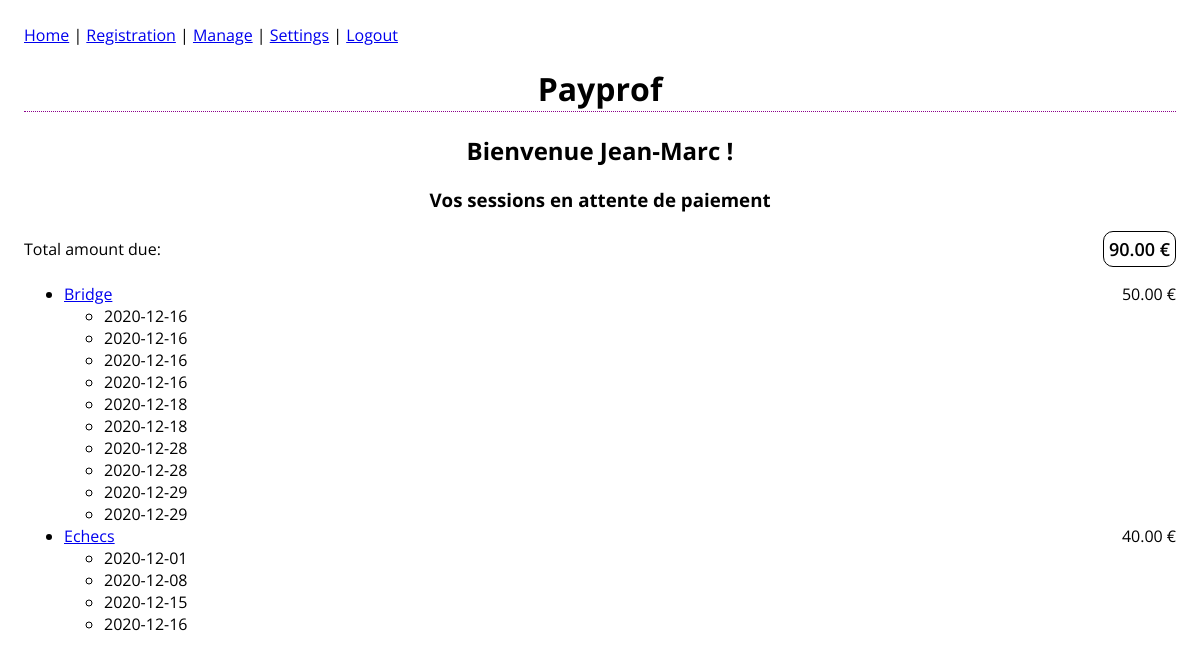
Screenshot of / (signed in) with the database file from the repository.
### models.py (models this page shows, shortened)
class User(UserMixin, db.Model):
    id = db.Column(db.Integer, primary_key=True)
    username = db.Column(db.String(55), index=True, unique=True)
    password_hash = db.Column(db.String(128))
    registration_date = db.Column(
        db.DateTime(), default=datetime.utcnow, index=True)
    courses = db.relationship("Course", backref="student", lazy="dynamic")

class Course(db.Model):
    id = db.Column(db.Integer, primary_key=True)
    name = db.Column(db.String(125), index=True)
    meeting_date = db.Column(db.DateTime())
    meeting_day = db.Column(db.String(25))
    meeting_time = db.Column(db.String(5))
    price = db.Column(db.Float)
    user_id = db.Column(db.Integer, db.ForeignKey("user.id"))
    sessions = db.relationship("Session", backref="cours", lazy="dynamic", order_by="Session.date", collection_class=ordering_list("date"))

class Session(db.Model):
    id = db.Column(db.Integer, primary_key=True)
    date = db.Column(db.Date(), index=True)
    paid = db.Column(db.Boolean)
    course_id = db.Column(db.Integer, db.ForeignKey("course.id"))

### routes.py (the view)
@app.route("/")
def index():
    courses, amount_due = get_user_all_courses_unpaid(current_user.get_id())
    return render_template("index.html", courses=courses, amount_due=amount_due)

### functions.py (called while the page is built)
def get_user_all_courses_unpaid(user_id):
    user = User.query.get(user_id)
    if user:
        courses = user.courses.all()
    else:
        courses = []
    all_courses = {}
    total_price = 0
    for course in courses:
        sessions = course.sessions.filter_by(paid=False).all()
        price_to_pay = len(sessions) * course.price
        all_courses[(course, "{0:.2f} €".format(price_to_pay))] = sessions
        total_price += price_to_pay
    return (all_courses, "{0:.2f} €".format(total_price))

### routes.py (called while the page is built)
@login_manager.user_loader
def load_user(user_id):
    return User.query.get(int(user_id))

### templates/index.html
{% extends "base.html" %}
    {% block content %}
        {% if current_user.is_authenticated %}
        <h2>Bienvenue {{ current_user.username }} !</h2>
        <h3>Vos sessions en attente de paiement</h3>
        <p id="amount-due">
            <span class="label">Total amount due:</span>
            <span class="value">{{ amount_due }}</span>
        </p>
        <ul>
            {% for course in courses %}
            <li>
                <a href="/course/{{ course[0].id }}">
                    {{ course[0].name }}
                </a>
                <span class="pull-right">{{ course[1] }}</span>
                <ul>
                    {% for session in courses[course] %}
                    <li>{{ session.date }}</li>
                    {% endfor %}
                </ul>
            </li>
            {% endfor %}
        </ul>
        {% else %}
        <h1>Bienvenue !</h1>
        {% endif %}
    {% endblock %}

### templates/base.html (shortened to what this page needs)
<!DOCTYPE html>
<html lang="en">
<head>
    <link rel="stylesheet" href="{{ url_for('static', filename='css/main.css') }}">
</head>
<body>
    <nav>
        <a href="/">Home</a> | <a href="/registration">Registration</a> |
        <a href="/manage">Manage</a> |
        <a href="/settings">Settings</a> |
        {% if current_user.is_authenticated %}
            <a href="/logout">Logout</a>
        {% else %}
            <a href="/login">Login</a>
        {% endif %}
    </nav>
    <h1>Payprof</h1>
    {% block content %}
    {% endblock %}
</body>
</html>

### static/css/main.css (style rules this page uses)
body { font-family: 'Open Sans', sans-serif; margin: 1.5em; }
h1, h2, h3 { text-align: center; }
h1 { padding-bottom: 1px; border-bottom: 1px dotted darkmagenta; }
.pull-right { float: right; }
#amount-due { display: flex; justify-content: space-between; align-items: center; }
.value { border: 1px solid; border-radius: 10px; padding: 5px; font-size: large; font-weight: 600; }

### rows the page displays
User: username "Jean-Marc"
Course: name "Bridge", course "50.00 €"
Course: name "Echecs", course "40.00 €"

### other values shown
{{ amount_due }} "90.00 €"
{{ session.date }} "2020-12-16"
{{ session.date }} "2020-12-18"
{{ session.date }} "2020-12-28"
{{ session.date }} "2020-12-29"
{{ session.date }} "2020-12-01"
{{ session.date }} "2020-12-08"
{{ session.date }} "2020-12-15"
